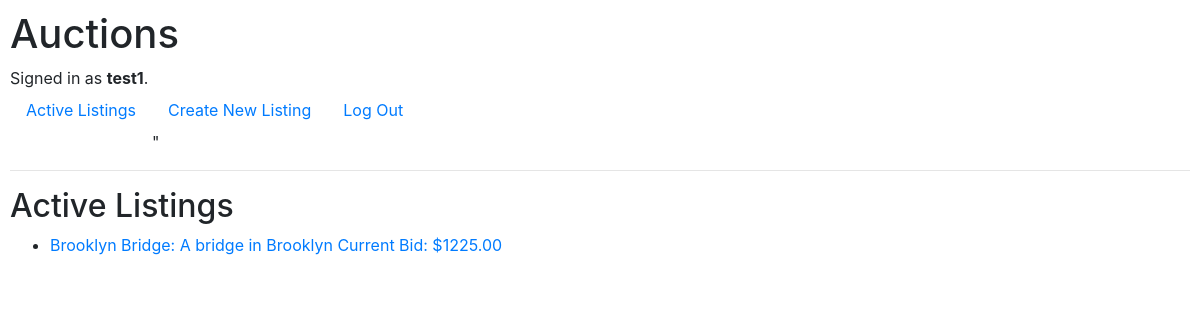
Screenshot of / (signed in) with the database file from the repository.
### auctions/models.py (models this page shows)
class User(AbstractUser):
    pass

class Listing(models.Model):
    title = models.CharField(max_length=64)
    description = models.CharField(max_length=512)
    starting_bid = models.DecimalField(max_digits=8, decimal_places=2)
    category = models.CharField(max_length=64, blank=True, null=True)
    current_bid = models.DecimalField(max_digits=8, decimal_places=2, blank=True, null=True)
    active = models.BooleanField(blank=True, null=True, default=True)
    lister = models.ForeignKey(User, on_delete=models.CASCADE, related_name='listed_items', blank=True, null=True, default=None)
    winner = models.ForeignKey(User, on_delete=models.CASCADE, related_name='won_items', blank=True, null=True, default=None)
    def __str__(self):
        return f'{self.title}: {self.description}\nCurrent Bid: ${self.current_bid}'

### auctions/views.py (the view)
# urls.py: path("", views.index, name="index"),
def index(request):
    listings = Listing.objects.all()
    for listing in listings:
        update_bid(listing)
    return render(request, "auctions/index.html", {'listings': listings})

### auctions/views.py (called while the page is built)
def update_bid(listing):
    bids = Bid.objects.filter(item=listing).values_list('bid', flat=True)
    listing.current_bid = max(bids)
    listing.save()

### auctions/templates/auctions/index.html
{% extends "auctions/layout.html" %}
{% block body %}
    <h2>Active Listings</h2>
    {% for listing in listings %}
        <ul>
            {% if listing.active %}
            <li>
                <a href = "{% url 'listing_view' listing.id %}">
                    {{ listing }}
                </a>
            </li>
            {% endif %}
        </ul>
    {% empty %}
        No Listings
    {% endfor %}
{% endblock %}

### auctions/templates/auctions/layout.html (shortened to what this page needs)
{% load static %}
<!DOCTYPE html>
<html lang="en">
    <head>
        <link rel="stylesheet" href="https://stackpath.bootstrapcdn.com/bootstrap/4.4.1/css/bootstrap.min.css">
        <link href="{% static 'auctions/styles.css' %}" rel="stylesheet">
    </head>
    <body>
        <h1>Auctions</h1>
        <div>
            {% if user.is_authenticated %}
                Signed in as <strong>{{ user.username }}</strong>.
            {% else %}
                Not signed in.
            {% endif %}
        </div>
        <ul class="nav">
            <li class="nav-item">
                <a class="nav-link" href="{% url 'index' %}">Active Listings</a>
            </li>
            {% if user.is_authenticated %}
                <li class="nav-item">
                    <a class="nav-link" href="{% url 'create' %}">Create New Listing</a>"
                </li>
                <li class="nav-item">
                    <a class="nav-link" href="{% url 'logout' %}">Log Out</a>
                </li>
            {% endif %}
        </ul>
        <hr>
        {% block body %}
        {% endblock %}
    </body>
</html>

### auctions/static/auctions/styles.css (style rules this page uses)
body { padding: 10px; }

### rows the page displays
User: username "test1"
Listing: title+description+current_bid "Brooklyn Bridge: A bridge in Brooklyn Current Bid: $1225.00"
